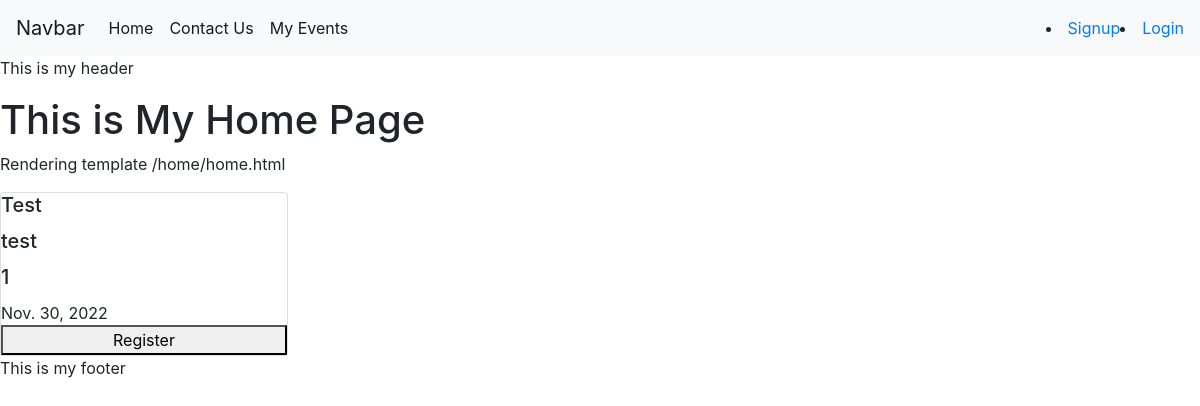
Page /home/ on the earlier database version.
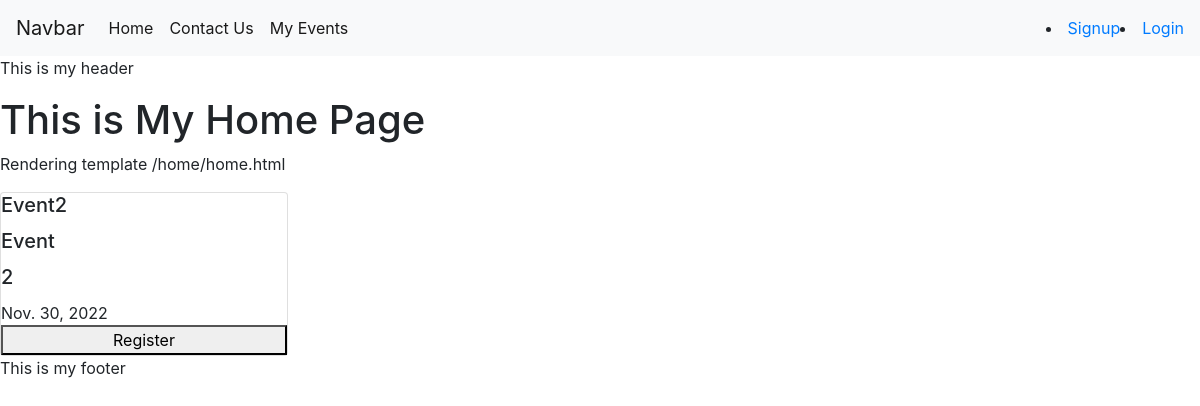
Same page on the later database version.
### events/models.py (models this page shows, shortened)
class Event(models.Model):
 title = models.CharField(blank=False, max_length = 128, unique=True)
 description = models.TextField(blank=False)
 date = models.DateField(default=date.today, blank=False, validators=[MinValueValidator(limit_value=date.today)])
 publish = models.BooleanField(default=False)
 author = models.ForeignKey(User, on_delete=models.SET_NULL, null=True, blank=True)
 class Meta:
  indexes = [models.Index(fields=['title']), ]

### home/views.py (the view)
# urls.py: path('', views.show_all_events, name='home'),
def show_all_events(request):
    context = {}
    context["events_list"] = Event.objects.all()
    return render(request, 'home/home.html', context)

### home/templates/home/home.html (shortened to what this page needs)
{% extends "base.html" %}
{% block content %}
{% load static %}
<h1>This is My Home Page</h1>
<p>Rendering template /home/home.html</p>
{% for event in events_list %}
{% if event.publish %}
    <div class="card" style="width: 18rem;">
        <h5 class="card-title">{{ event.title | truncatechars:20}}</h5>
        <h5 class="card-title">{{ event.description | truncatechars:20}}</h5>
        <h5 class="card-title">{{ event.id}}</h5>
        <p class="list-group list-group-flush">{{ event.date }}</p>
        {% if user.id == default_if_none %}
            <button id="register-button-no_login" onclick="location.href='{% url 'login'%}';">Register</button>
        {% else %}
            <button id="register-button-login" onClick='register({{event.id}}, {{user.id}});'>Register</button>
        {% endif %}
    </div>
{% endif %}
{% endfor %}
{% endblock content %}

Differences in the rows shown:
no longer on this page (row edited): Event: title "Test", description "test", id "1", date "Nov. 30, 2022"
now on this page (row edited): Event: title "Event2", description "Event", id "2", date "Nov. 30, 2022"
